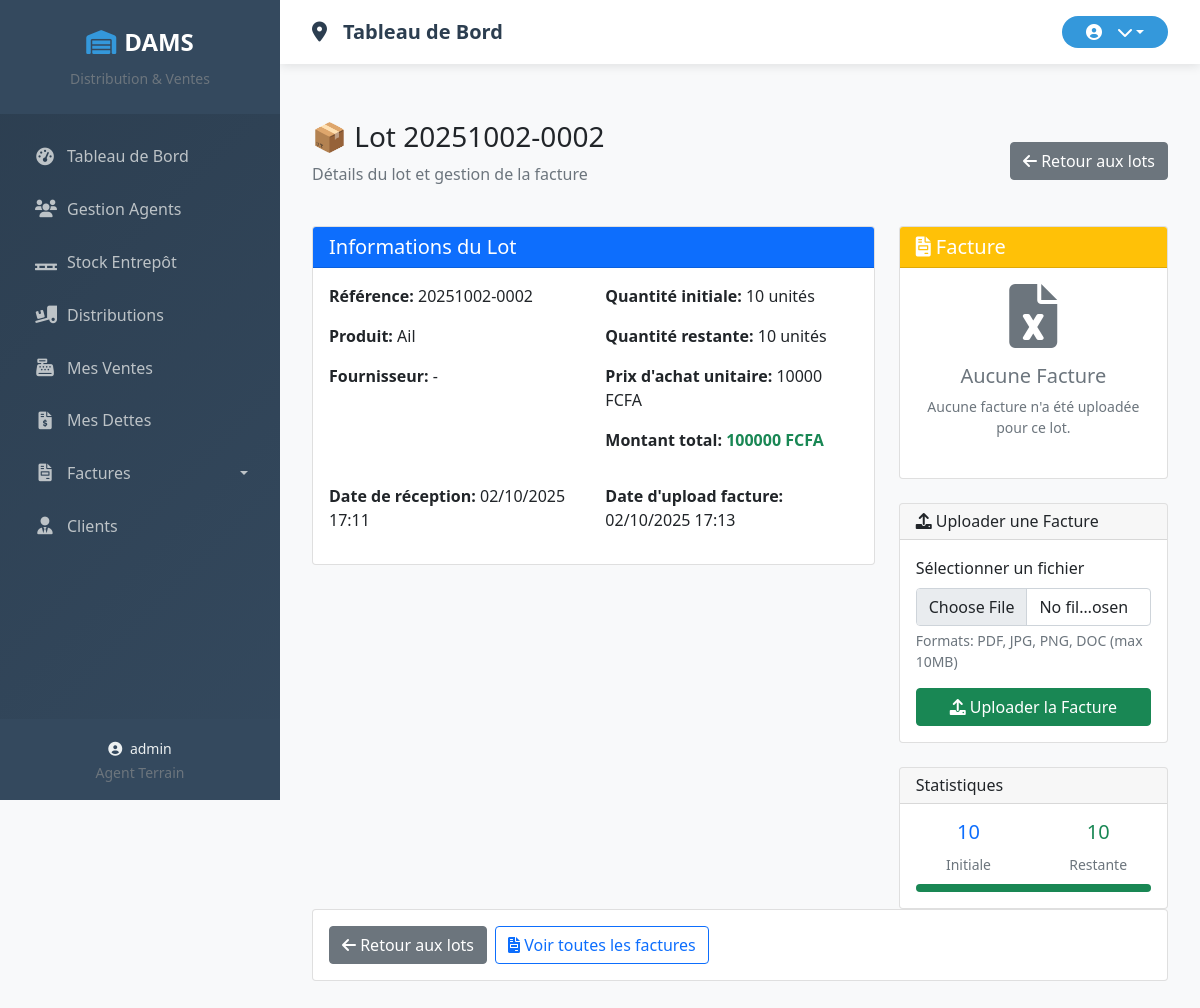
The app's page /lots/2/ (signed in), older data.
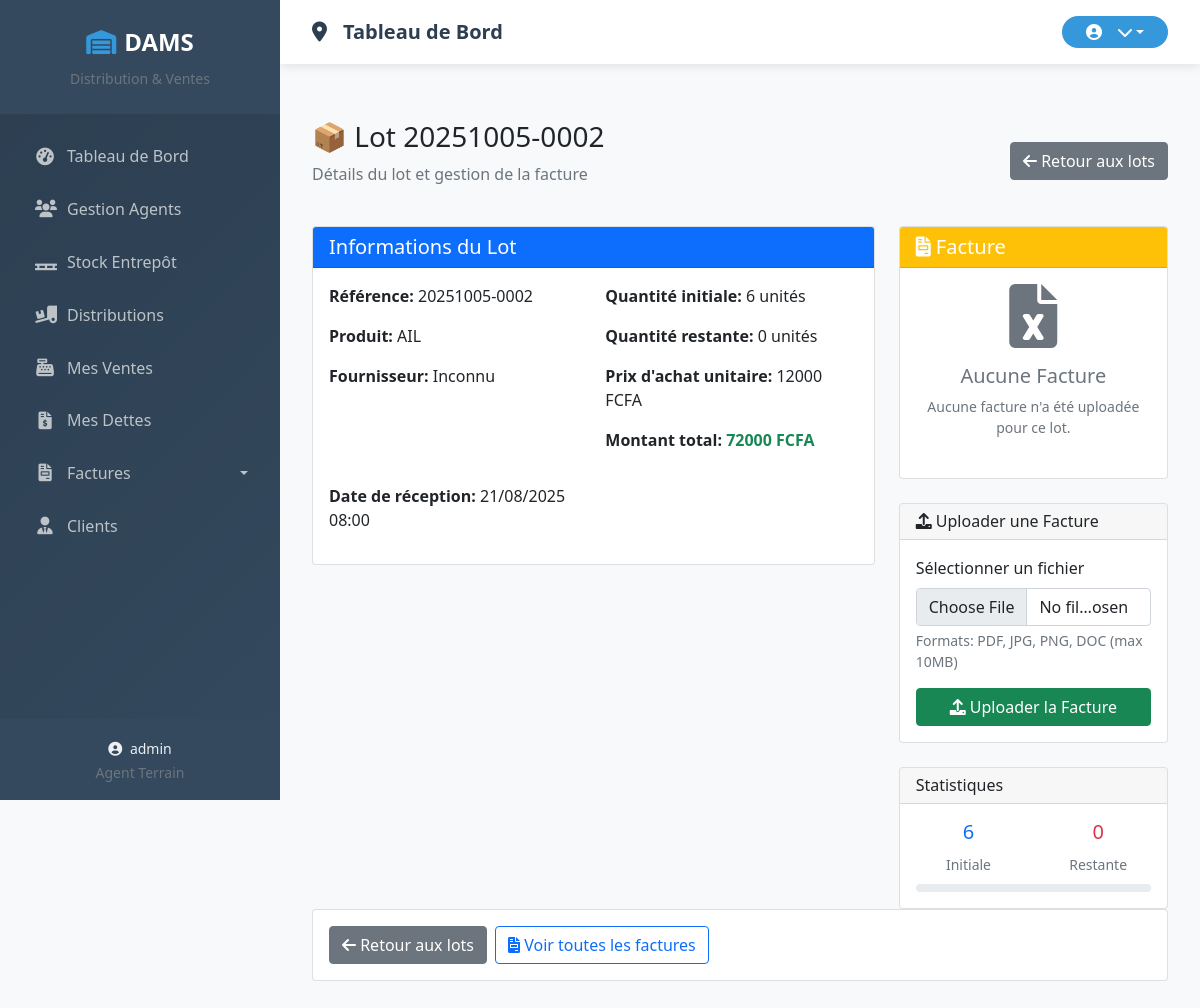
The same page, newer data.
### core/models.py (models this page shows, shortened)
class LotEntrepot(models.Model):
    produit = models.ForeignKey(Produit, on_delete=models.CASCADE)
    fournisseur = models.ForeignKey(Fournisseur, on_delete=models.CASCADE)
    quantite_initiale = models.PositiveIntegerField()
    quantite_restante = models.PositiveIntegerField()
    prix_achat_unitaire = models.DecimalField(max_digits=10, decimal_places=2)
    date_reception = models.DateTimeField(default=timezone.now)
    date_enregistrement = models.DateTimeField(auto_now_add=True)
    reference_lot = models.CharField(max_length=100, unique=True, blank=True, null=True)  # AJOUTEZ CE CHAMP
    facture = models.FileField(
        upload_to='factures_entrepot/%Y/%m/',
        null=True,
        blank=True,
        verbose_name="Facture (optionnel)"
    )
    date_upload_facture = models.DateTimeField(
        null=True,
        blank=True,
        verbose_name="Date d'upload de la facture"
    )
    @property
    def montant_total(self):
        return self.quantite_initiale * (self.prix_achat_unitaire or 0)

class Produit(models.Model):
    nom = models.CharField(max_length=100, unique=True)
    description = models.TextField(blank=True, null=True)

class Fournisseur(models.Model):
    nom = models.CharField(max_length=100, unique=True)
    contact = models.CharField(max_length=100, blank=True, null=True)

### core/views.py (the view)
# urls.py: path('lots/<int:lot_id>/', views.detail_lot, name='detail_lot'),
@login_required
def detail_lot(request, lot_id):
    lot = get_object_or_404(
        LotEntrepot.objects.select_related('produit', 'fournisseur'),
        id=lot_id
    )
    facture_uploadee = False
    if request.method == 'POST' and 'facture' in request.FILES:
        form = UploadFactureForm(request.POST, request.FILES, instance=lot)
        if form.is_valid():
            try:
                lot_modifie = form.save(commit=False)
                lot_modifie.date_upload_facture = timezone.now()
                lot_modifie.save()
                messages.success(request, "✅ Facture uploadée avec succès!")
                facture_uploadee = True
                lot = LotEntrepot.objects.get(id=lot_id)
            except Exception as e:
                messages.error(request, f"❌ Erreur lors de l'upload: {str(e)}")
        else:
            messages.error(request, "❌ Veuillez corriger les erreurs ci-dessous.")
    else:
        form = UploadFactureForm(instance=lot)
    context = {
        'lot': lot,
        'form': form,
        'facture_uploadee': facture_uploadee,
        'title': f'Lot {lot.reference_lot}'
    }
    return render(request, 'core/entrepot/detail_lot.html', context)

### core/forms.py (shortened to what this page needs)
class UploadFactureForm(forms.ModelForm):
    class Meta:
        model = LotEntrepot
        fields = ['facture']
        widgets = {
            'facture': forms.FileInput(attrs={
                'class': 'form-control',
                'accept': '.pdf,.jpg,.jpeg,.png,.doc,.docx'
            })
        }

### core/context_processors.py (called while the page is built, shortened)
def agent_context(request):
    context = {}
    return context

### core/templates/core/entrepot/detail_lot.html (shortened to what the changed rows need)
{% extends 'base.html' %}
{% load static %}
{% block content %}
<div class="container-fluid py-4">
    <div class="row">
        <div class="col-12">
            <div class="d-flex justify-content-between align-items-center mb-4">
                <div>
                    <h1 class="h3 mb-2">📦 Lot {{ lot.reference_lot }}</h1>
                    <p class="text-muted">Détails du lot et gestion de la facture</p>
                </div>
            </div>
            <div class="row">
                <div class="col-md-8">
                    <div class="card mb-4">
                        <div class="card-body">
                            <div class="row">
                                <div class="col-md-6">
                                    <p><strong>Référence:</strong> {{ lot.reference_lot }}</p>
                                    <p><strong>Produit:</strong> {{ lot.produit.nom }}</p>
                                    <p><strong>Fournisseur:</strong> {{ lot.fournisseur.nom }}</p>
                                </div>
                                <div class="col-md-6">
                                    <p><strong>Quantité initiale:</strong> {{ lot.quantite_initiale }} unités</p>
                                    <p><strong>Quantité restante:</strong> {{ lot.quantite_restante }} unités</p>
                                    <p><strong>Prix d'achat unitaire:</strong> {{ lot.prix_achat_unitaire|floatformat:0 }} FCFA</p>
                                    <p><strong>Montant total:</strong> <span class="fw-bold text-success">{{ lot.montant_total|floatformat:0 }} FCFA</span></p>
                                </div>
                            </div>
                            <div class="row mt-3">
                                <div class="col-md-6">
                                    <p><strong>Date de réception:</strong> {{ lot.date_reception|date:"d/m/Y H:i" }}</p>
                                </div>
                                {% if lot.date_upload_facture %}
                                <div class="col-md-6">
                                    <p><strong>Date d'upload facture:</strong> {{ lot.date_upload_facture|date:"d/m/Y H:i" }}</p>
                                </div>
                                {% endif %}
                            </div>
                        </div>
                    </div>
                </div>
                <div class="col-md-4">
                    <div class="card">
                        <div class="card-body">
                            <form method="post" enctype="multipart/form-data" id="upload-facture-form">
                                <div class="mb-3">
                                    <label class="form-label">Sélectionner un fichier</label>
                                    {{ form.facture }}
                                    <div class="form-text">
                                        Formats: PDF, JPG, PNG, DOC (max 10MB)
                                    </div>
                                </div>
                            </form>
                        </div>
                    </div>
                    <div class="card mt-4">
                        <div class="card-body">
                            <div class="row text-center">
                                <div class="col-6">
                                    <div class="h5 text-primary">{{ lot.quantite_initiale }}</div>
                                    <small class="text-muted">Initiale</small>
                                </div>
                                <div class="col-6">
                                    <div class="h5 {% if lot.quantite_restante > 0 %}text-success{% else %}text-danger{% endif %}">
                                        {{ lot.quantite_restante }}
                                    </div>
                                    <small class="text-muted">Restante</small>
                                </div>
                            </div>
                            <div class="progress mt-2" style="height: 8px;">
                                <div class="progress-bar {% if lot.quantite_restante > 0 %}bg-success{% else %}bg-danger{% endif %}"
                                     style="width: {% widthratio lot.quantite_restante lot.quantite_initiale 100 %}%">
                                </div>
                            </div>
                        </div>
                    </div>
                </div>
            </div>
        </div>
    </div>
</div>
{% endblock %}

Row changes from the older to the newer data that the page shows:
changed LotEntrepot: reference_lot "20251002-0002" → "20251005-0002"; produit.nom "Ail" → "AIL"; fournisseur.nom "-" → "Inconnu"; quantite_initiale "10" → "6"; quantite_restante "10" → "0"; prix_achat_unitaire "10000" → "12000"; montant_total "100000" → "72000"; date_reception "02/10/2025 17:11" → "21/08/2025 08:00"; date_upload_facture "02/10/2025 17:13" → (not shown)
Text that changed along with them:
text no longer shown: "Date d'upload facture:"
